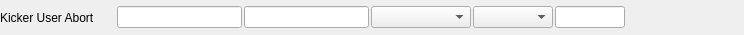
                       <widget class="QFrame" name="frame_35">
                        <property name="minimumSize">
                         <size>
                          <width>0</width>
                          <height>35</height>
                         </size>
                        </property>
                        <property name="maximumSize">
                         <size>
                          <width>16777215</width>
                          <height>35</height>
                         </size>
                        </property>
                        <property name="frameShape">
                         <enum>QFrame::NoFrame</enum>
                        </property>
                        <property name="frameShadow">
                         <enum>QFrame::Raised</enum>
                        </property>
                        <layout class="QHBoxLayout" name="horizontalLayout_70">
                         <property name="spacing">
                          <number>2</number>
                         </property>
                         <property name="leftMargin">
                          <number>0</number>
                         </property>
                         <property name="topMargin">
                          <number>0</number>
                         </property>
                         <property name="rightMargin">
                          <number>0</number>
                         </property>
                         <property name="bottomMargin">
                          <number>0</number>
                         </property>
                         <item>
                          <layout class="QHBoxLayout" name="horizontalLayout_71">
                           <property name="spacing">
                            <number>2</number>
                           </property>
                           <item>
                            <widget class="PyDMLabel" name="PyDMLabel_34">
                             <property name="minimumSize">
                              <size>
                               <width>115</width>
                               <height>0</height>
                              </size>
                             </property>
                             <property name="toolTip">
                              <string/>
                             </property>
                             <property name="text">
                              <string>Kicker User Abort</string>
                             </property>
                             <property name="channel" stdset="0">
                              <string>ca://TPR:${LOCA}:${IOC_UNIT}:${INST}:TPRTRIG02.DESC</string>
                             </property>
                            </widget>
                           </item>
                           <item>
                            <widget class="PyDMLineEdit" name="PyDMLineEdit_41">
                             <property name="minimumSize">
                              <size>
                               <width>125</width>
                               <height>0</height>
                              </size>
                             </property>
                             <property name="maximumSize">
                              <size>
                               <width>125</width>
                               <height>16777215</height>
                              </size>
                             </property>
                             <property name="toolTip">
                              <string/>
                             </property>
                             <property name="alignment">
                              <set>Qt::AlignCenter</set>
                             </property>
                             <property name="precisionFromPV" stdset="0">
                              <bool>false</bool>
                             </property>
                             <property name="channel" stdset="0">
                              <string>ca://TPR:${LOCA}:${IOC_UNIT}:${INST}:TRG02_SYS0_TWID</string>
                             </property>
                            </widget>
                           </item>
                           <item>
                            <widget class="PyDMLineEdit" name="PyDMLineEdit_42">
                             <property name="minimumSize">
                              <size>
                               <width>125</width>
                               <height>0</height>
                              </size>
                             </property>
                             <property name="maximumSize">
                              <size>
                               <width>125</width>
                               <height>16777215</height>
                              </size>
                             </property>
                             <property name="toolTip">
                              <string/>
                             </property>
                             <property name="alignment">
                              <set>Qt::AlignCenter</set>
                             </property>
                             <property name="precisionFromPV" stdset="0">
                              <bool>false</bool>
                             </property>
                             <property name="channel" stdset="0">
                              <string>ca://TPR:${LOCA}:${IOC_UNIT}:${INST}:TRG02_SYS0_TDES</string>
                             </property>
                            </widget>
                           </item>
                           <item>
                            <widget class="PyDMEnumComboBox" name="PyDMEnumComboBox_9">
                             <property name="minimumSize">
                              <size>
                               <width>100</width>
                               <height>0</height>
                              </size>
                             </property>
                             <property name="maximumSize">
                              <size>
                               <width>100</width>
                               <height>16777215</height>
                              </size>
                             </property>
                             <property name="toolTip">
                              <string/>
                             </property>
                             <property name="channel" stdset="0">
                              <string>ca://TPR:${LOCA}:${IOC_UNIT}:${INST}:TRG02_TPOL</string>
                             </property>
                            </widget>
                           </item>
                           <item>
                            <widget class="PyDMEnumComboBox" name="PyDMEnumComboBox_10">
                             <property name="minimumSize">
                              <size>
                               <width>80</width>
                               <height>0</height>
                              </size>
                             </property>
                             <property name="maximumSize">
                              <size>
                               <width>80</width>
                               <height>16777215</height>
                              </size>
                             </property>
                             <property name="toolTip">
                              <string/>
                             </property>
                             <property name="channel" stdset="0">
                              <string>ca://TPR:${LOCA}:${IOC_UNIT}:${INST}:TRG02_SYS0_TCTL</string>
                             </property>
                            </widget>
                           </item>
                           <item>
                            <widget class="PyDMLineEdit" name="PyDMLineEdit_43">
                             <property name="minimumSize">
                              <size>
                               <width>70</width>
                               <height>0</height>
                              </size>
                             </property>
                             <property name="maximumSize">
                              <size>
                               <width>70</width>
                               <height>16777215</height>
                              </size>
                             </property>
                             <property name="toolTip">
                              <string/>
                             </property>
                             <property name="alignment">
                              <set>Qt::AlignCenter</set>
                             </property>
                             <property name="channel" stdset="0">
                              <string>ca://TPR:${LOCA}:${IOC_UNIT}:${INST}:CH02_EVCODE</string>
                             </property>
                            </widget>
                           </item>
                           <item>
                            <widget class="PyDMLabel" name="PyDMLabel_35">
                             <property name="minimumSize">
                              <size>
                               <width>100</width>
                               <height>0</height>
                              </size>
                             </property>
                             <property name="maximumSize">
                              <size>
                               <width>100</width>
                               <height>25</height>
                              </size>
                             </property>
                             <property name="toolTip">
                              <string/>
                             </property>
                             <property name="alignment">
                              <set>Qt::AlignCenter</set>
                             </property>
                             <property name="showUnits" stdset="0">
                              <bool>true</bool>
                             </property>
                             <property name="precisionFromPV" stdset="0">
                              <bool>false</bool>
                             </property>
                             <property name="alarmSensitiveContent" stdset="0">
                              <bool>true</bool>
                             </property>
                             <property name="channel" stdset="0">
                              <string>ca://TPR:${LOCA}:${IOC_UNIT}:${INST}:CH02_RATE</string>
                             </property>
                            </widget>
                           </item>
                           <item>
                            <widget class="PyDMByteIndicator" name="PyDMByteIndicator_21">
                             <property name="minimumSize">
                              <size>
                               <width>15</width>
                               <height>15</height>
                              </size>
                             </property>
                             <property name="maximumSize">
                              <size>
                               <width>15</width>
                               <height>15</height>
                              </size>
                             </property>
                             <property name="toolTip">
                              <string/>
                             </property>
                             <property name="channel" stdset="0">
                              <string>ca://TPR:${LOCA}:${IOC_UNIT}:${INST}:CH02_SYS0_TCTL</string>
                             </property>
                             <property name="showLabels" stdset="0">
                              <bool>false</bool>
                             </property>
                            </widget>
                           </item>
                          </layout>
                         </item>
                        </layout>
                       </widget>
